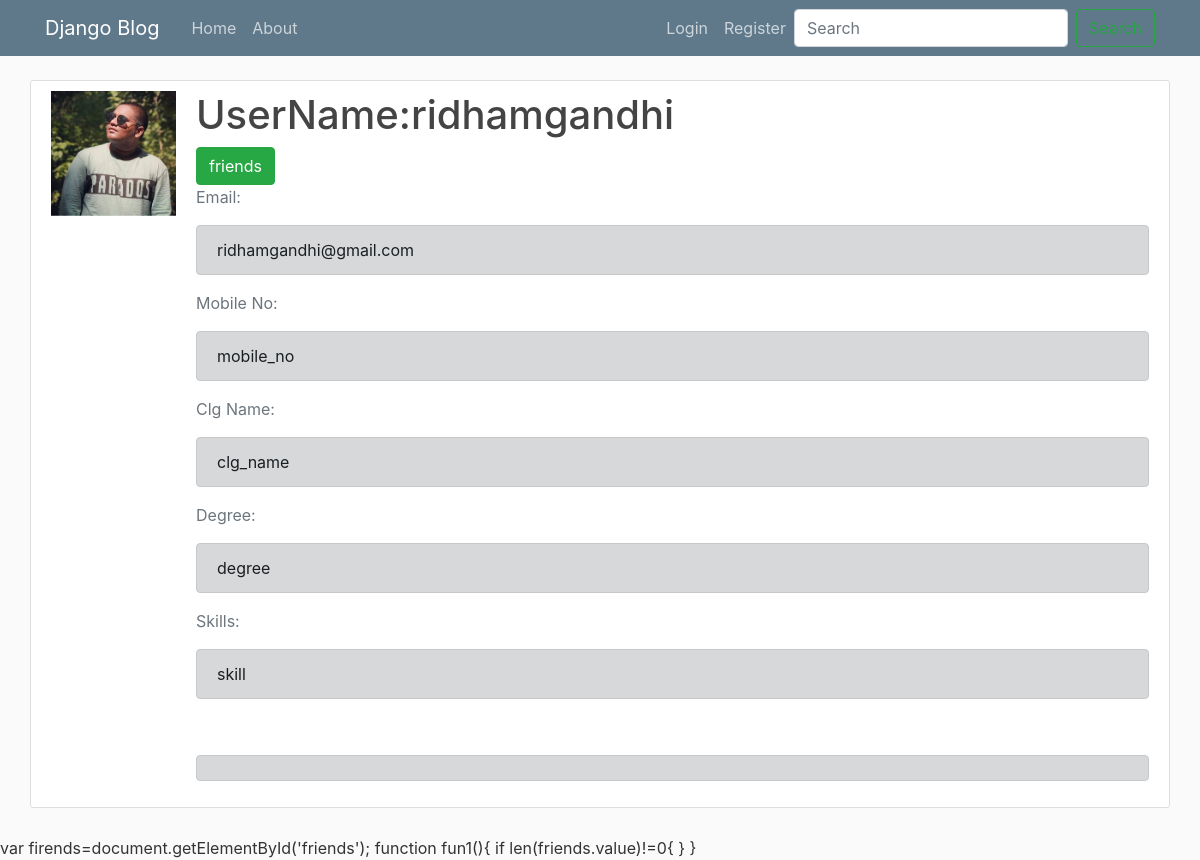
Page /profile/9/ on the committed database.
### users/models.py (models this page shows, shortened)
class Profile(models.Model):
    user = models.OneToOneField(User, on_delete=models.CASCADE)
    mobile_no=models.TextField(max_length=10,default="")
    clg_name=models.TextField(max_length=400,default="")
    degree=models.TextField(max_length=400,default="")
    skill=models.TextField(max_length=1200,default="")
    jobs=models.TextField(max_length=500,default="")
    image = models.ImageField(default='default.jpg', upload_to='blog/profile_pics')
    friends=models.TextField(max_length=5000,default="")

### users/views.py (the view)
# urls.py: path('profile/<int:id>/', user_views.profile1, name='profile1'),
def profile1(request,id):
    print("profile")
    user1=id
    users=User.objects.all()
    u_form=[]
    p_form=[]
    context={}
    for user in users:
        if user.id==user1:
            context={
            'id':user.id,
            'username':user.username,
            'email':user.email,
            'mobile_no':user.profile.mobile_no,
            'clg_name':user.profile.clg_name,
            'degree':user.profile.degree,
            'skill':user.profile.skill,
            'jobs':user.profile.jobs,
            'image':user.profile.image,
            'msg':"friend",
            }
            break;
    return render(request, 'users/profile1.html', context)

### users/templates/users/profile1.html (shortened to what this page needs)
{% extends "blog/base.html" %}
{% block content %}
    <div class="content-section col-md-12 col-sm-12 col-lg-12">
      <div class="media">
        <img class="square-circle account-img" src="{{ image.url }}">
        <div class="media-body">
          <h2 class="account-heading">UserName:{{username }}</h2>
            <a href="../../friend/{{id}}/"><button class="btn btn-success" onclick="fun1">friends</button></a>
          <p class="text-secondary">Email:<div class="alert alert-dark" role="alert">
                {{email}}</div></p>
            <p class="text-secondary">Mobile No:<br><div class="alert alert-dark" role="alert">
                {{mobile_no}}</div></p>
            <p class="text-secondary">Clg Name:<br><div class="alert alert-dark" role="alert">{{clg_name}}</div></p>
            <p class="text-secondary">Degree:<br><div class="alert alert-dark" role="alert">{{degree}}</div></p>
            <p class="text-secondary">Skills:<br><div class="alert alert-dark" role="alert">{{skill}}</div></p>
            <p class="text-secondary"><br><div class="alert alert-dark" id="friends" role="alert">{{friends}}</div></p>
        </div>
      </div>
    </div>
{% endblock content %}
{%block js%}
var firends=document.getElementById('friends');
function fun1(){
    if len(friends.value)!=0{
    }
}
{% endblock %}

### blog/static/blog/main.css (style rules this page uses)
body { background: #fafafa; color: #333333; margin-top: 5rem; }
h1, h2, h3, h4, h5, h6 { color: #444444; }
.content-section { background: #ffffff; padding: 10px 20px; border: 1px solid #dddddd; border-radius: 3px; margin-bottom: 20px; }
.account-img { height: 125px; width: 125px; margin-right: 20px; margin-bottom: 16px; }
.account-heading { font-size: 2.5rem; }

### rows in the picture
Profile: mobile_no "mobile_no", clg_name "clg_name", degree "degree", skill "skill"

### other values in the picture
{{ username }} "ridhamgandhi"
{{ email }} "ridhamgandhi@gmail.com"
